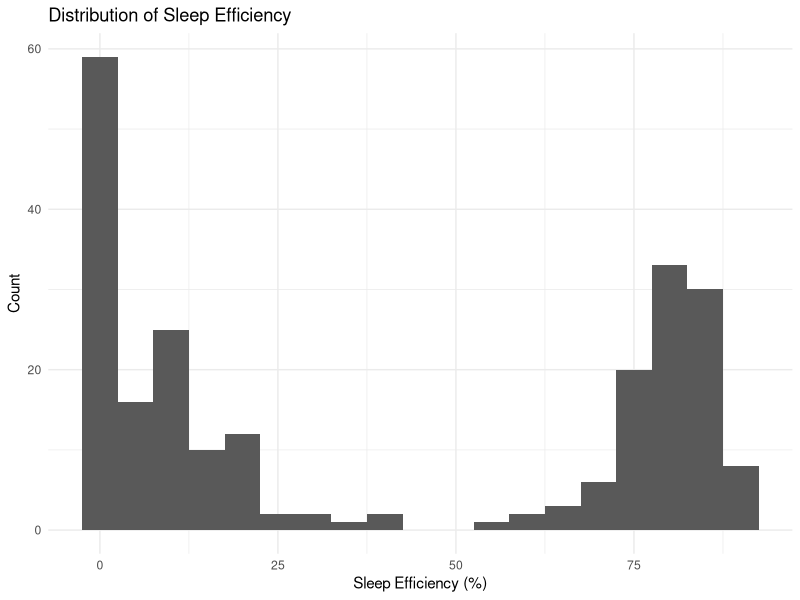
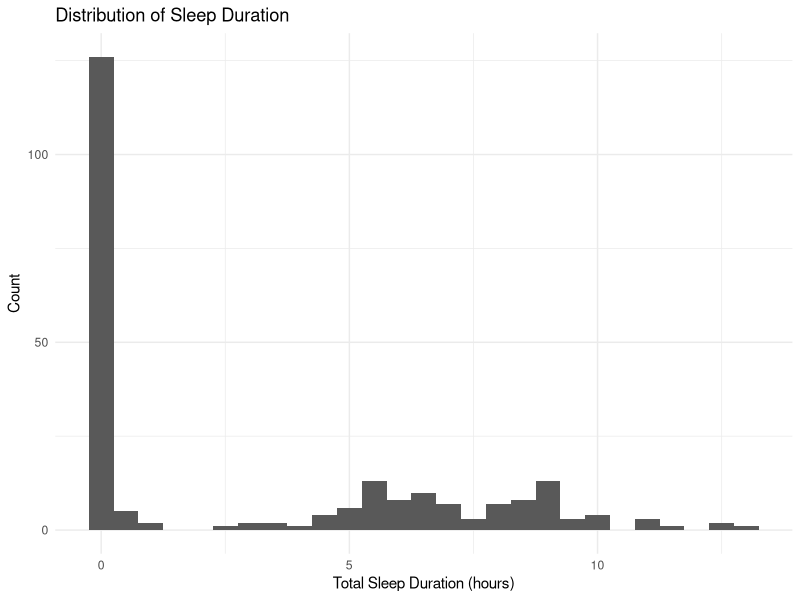
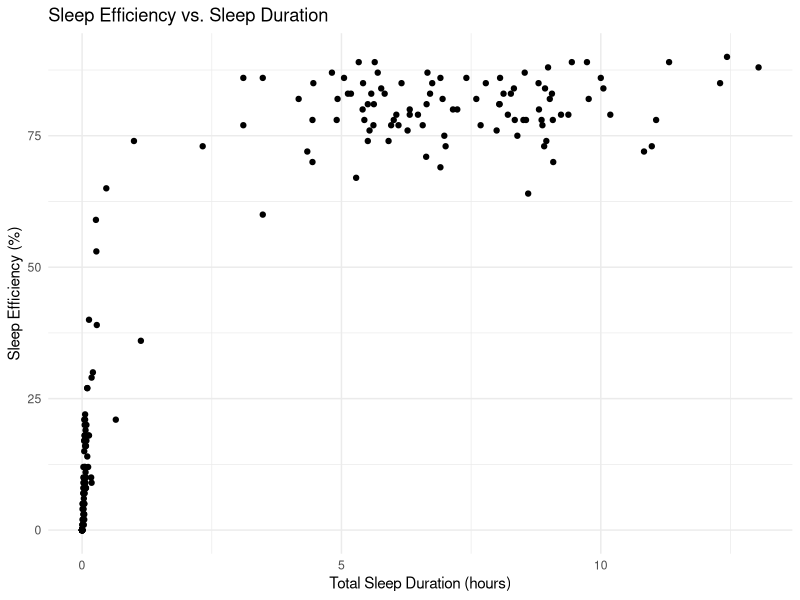
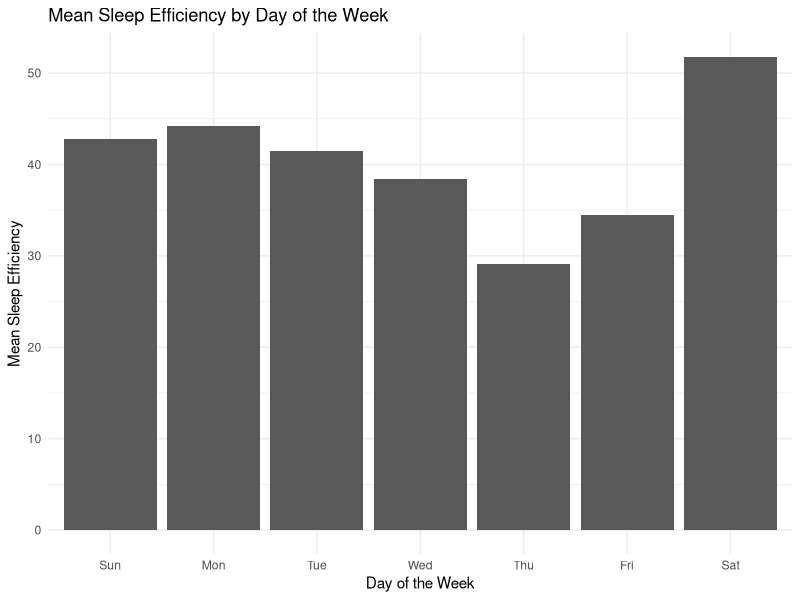
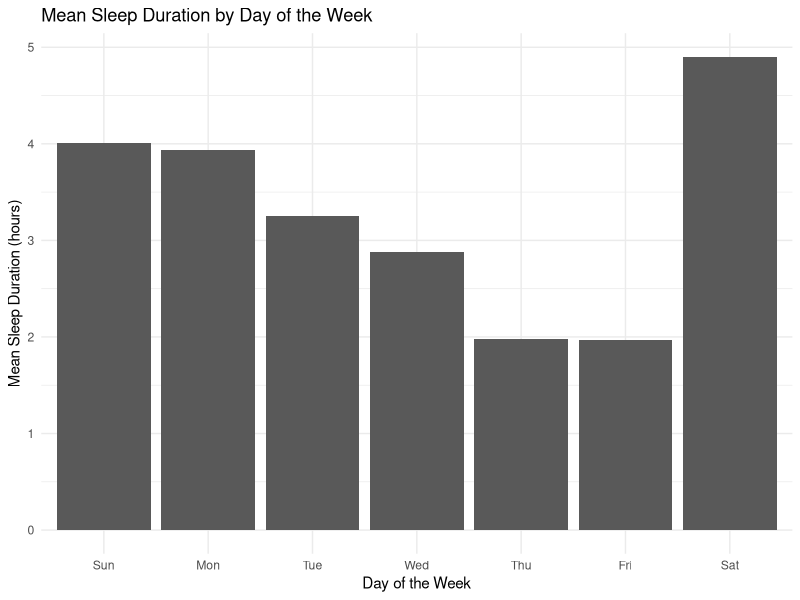
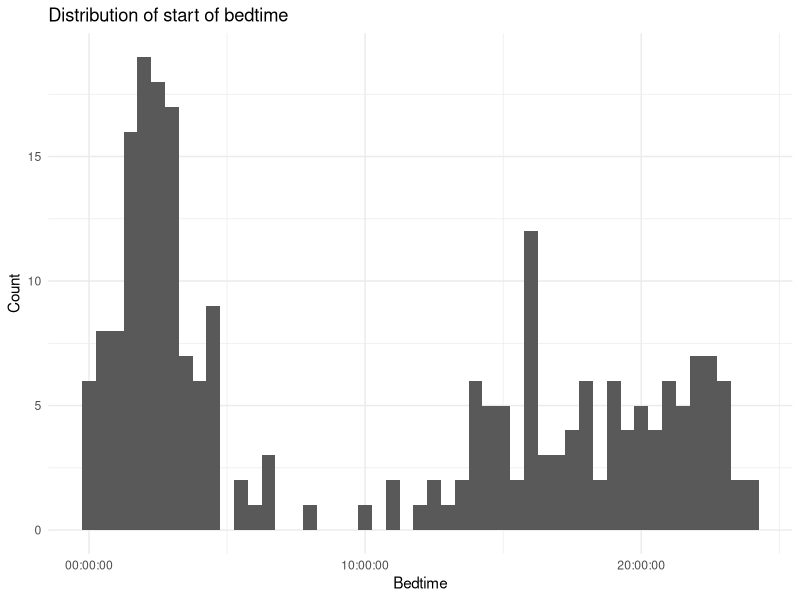
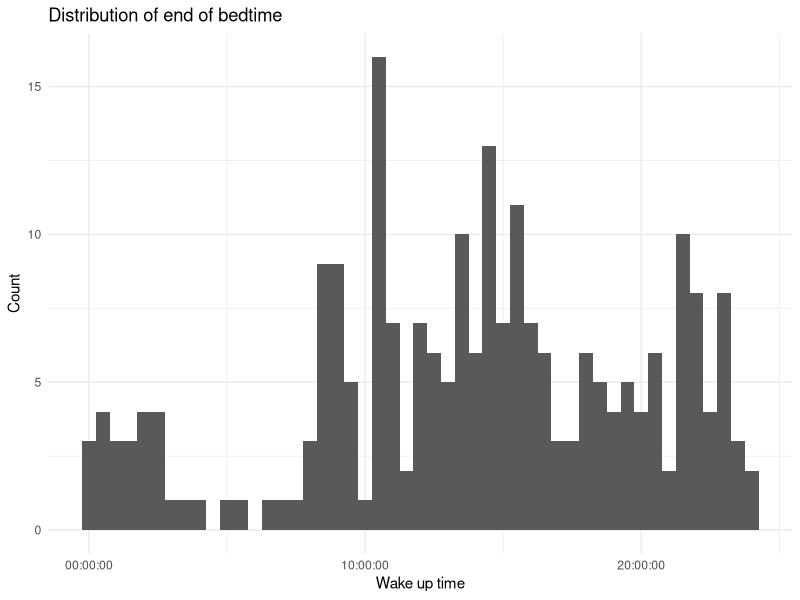
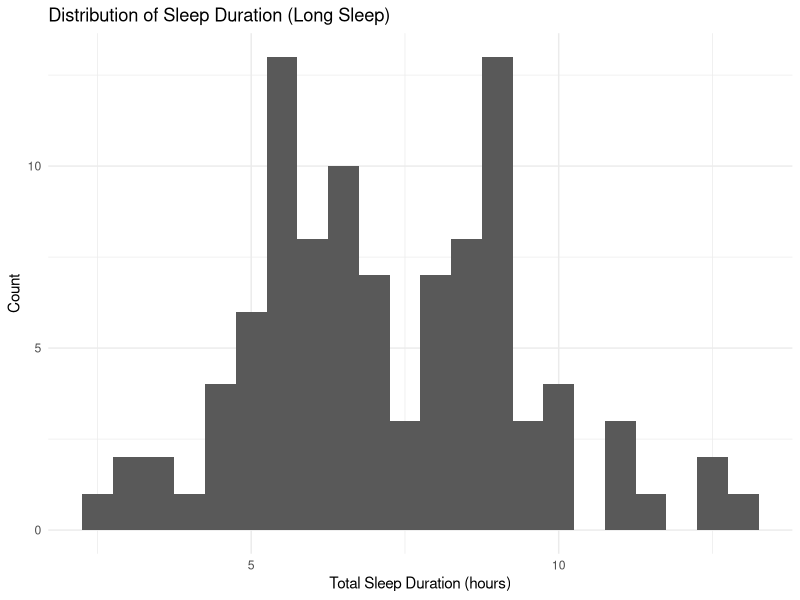

The R script that drew these images, in order: (Note: this script raises an error after producing the figures.)
## ---- chunk 1
knitr::opts_chunk$set(echo = TRUE)
## ---- chunk 2
sleep_dataset <- read.csv("oura_sleep.csv")
View(sleep_dataset)

head(sleep_dataset)

library(tidyverse)
library(lubridate)

## ---- chunk 3
sleep <- sleep_dataset %>%
  mutate(
    bedtime_start = str_extract(bedtime_start, "(?<=T).+"),  # Extract time after "T"
    bedtime_start = str_remove(bedtime_start, "-07:00$"),  # Remove the "-07:00" at the end of the bedtime_start string
    bedtime_start = hms::as_hms(bedtime_start),
    bedtime_end = str_extract(bedtime_end, "(?<=T).+"),  # Extract time after "T"
    bedtime_end = str_remove(bedtime_end, "-07:00$"),  # Remove the "-07:00" at the end of the bedtime_end string
    bedtime_end = hms::as_hms(bedtime_end),
    day_of_week = as.Date(day, format = "%m/%d/%Y") %>% wday(label = TRUE),
    total_sleep_duration = total_sleep_duration/3600,
    deep_sleep_duration = deep_sleep_duration/3600,
    rem_sleep_duration = rem_sleep_duration/3600,
    light_sleep_duration = light_sleep_duration/3600,
    restless_periods = restless_periods/3600,
    awake_time = awake_time/3600
    
  ) 

head(sleep)
View(sleep)

## ---- chunk 4
p1 <- ggplot(sleep, aes(x = efficiency)) +
  geom_histogram(binwidth = 5) +
  labs(title = "Distribution of Sleep Efficiency",
       x = "Sleep Efficiency (%)",
       y = "Count") +
  theme_minimal()

p1

#Exporting plot to png
ggsave("sleep_efficiency_distribution.png", plot = p1, width = 6, height = 4, units = "in", dpi = 300)
## ---- chunk 5
p2 <- ggplot(sleep, aes(x = total_sleep_duration)) +
  geom_histogram(binwidth = 0.5) +
  labs(title = "Distribution of Sleep Duration",
       x = "Total Sleep Duration (hours)",
       y = "Count") +
  theme_minimal()

p2

ggsave("sleep_duration_distribution.png", plot = p2, width = 6, height = 4, units = "in", dpi = 300)
## ---- chunk 6
p3 <- ggplot(sleep, aes(x = total_sleep_duration, y = efficiency)) + 
  geom_point() + 
  labs(title = "Sleep Efficiency vs. Sleep Duration",
       x = "Total Sleep Duration (hours)",
       y = "Sleep Efficiency (%)") +
  theme_minimal()
p3

ggsave("sleep_efficiency_vs_duration.png", plot = p3, width = 6, height = 4, units = "in", dpi = 300)
## ---- chunk 7
mean_efficiency <- sleep|> 
  group_by(day_of_week) |> 
  summarise(mean_efficiency = mean(efficiency))

mean_efficiency

mean_duration  <- sleep |> 
  group_by(day_of_week) |> 
  summarise(mean_duration = mean(total_sleep_duration))

mean_duration
## ---- chunk 8
p4 <- ggplot(mean_efficiency, aes(x = day_of_week, y = mean_efficiency)) +
  geom_bar(stat = "identity") +
  labs(title = "Mean Sleep Efficiency by Day of the Week",
       x = "Day of the Week",
       y = "Mean Sleep Efficiency") +
  theme_minimal()

p4
ggsave("mean_sleep_efficiency_by_day.png", plot = p4, width = 6, height = 4, units = "in", dpi = 300)
## ---- chunk 9
p5 <- ggplot(mean_duration, aes(x = day_of_week, y = mean_duration)) +
  geom_bar(stat = "identity") +
  labs(title = "Mean Sleep Duration by Day of the Week",
       x = "Day of the Week",
       y = "Mean Sleep Duration (hours)") +
  theme_minimal()

p5
ggsave("mean_sleep_duration_by_day.png", plot = p5, width = 6, height = 4, units = "in", dpi = 300)
## ---- chunk 10
p6 <- ggplot(sleep, aes(x = bedtime_start)) +
  geom_histogram(binwidth = 30*60) +
  labs(title = "Distribution of start of bedtime",
       x = "Bedtime",
       y = "Count") +
  theme_minimal()

p6
ggsave("bedtime_start_distribution.png", plot = p6, width = 6, height = 4, units = "in", dpi = 300)
## ---- chunk 11
p7 <- ggplot(sleep, aes(x = bedtime_end)) +
  geom_histogram(binwidth = 30*60) +
  labs(title = "Distribution of end of bedtime",
       x = "Wake up time",
       y = "Count") +
  theme_minimal()
p7
ggsave("bedtime_end_distribution.png", plot = p7, width = 6, height = 4, units = "in", dpi = 300)
## ---- chunk 12
sleep_long <- sleep %>%
  filter(total_sleep_duration > 2)  # Filter out sleep durations less than 2 hours

View(sleep_long)
head(sleep_long)
## ---- chunk 13
sleep_short <- sleep %>%
  filter(total_sleep_duration <= 2) %>%  # Filter out sleep durations less than 2 hours
  group_by(day) %>% #Some days have multiple entries, so need summary stats
  summarise(
    mean_sleep_duration = mean(total_sleep_duration), 
    mean_efficiency = mean(efficiency),
    mean_deep_sleep_duration = mean(deep_sleep_duration),
    mean_rem_sleep_duration = mean(rem_sleep_duration),
    mean_light_sleep_duration = mean(light_sleep_duration),
    mean_restless_periods = mean(restless_periods),
    mean_awake_time = mean(awake_time)
    ) %>%
  mutate(day_of_week = as.Date(day, format = "%m/%d/%Y") %>% wday(label = TRUE)
  )
  
View(sleep_short)
head(sleep_short)
## ---- chunk 14
p8 <- ggplot(sleep_long, aes(x = total_sleep_duration)) +
  geom_histogram(binwidth = 0.5) +
  labs(title = "Distribution of Sleep Duration (Long Sleep)",
       x = "Total Sleep Duration (hours)",
       y = "Count") +
  theme_minimal()
p8
ggsave("sleep_duration_distribution_long.png", plot = p8, width = 6, height = 4, units = "in", dpi = 300)
## ---- chunk 15
p9 <- ggplot(sleep_long, aes(x = efficiency)) +
  geom_histogram(binwidth = 5) +
  labs(title = "Distribution of Sleep Efficiency (Long Sleep)",
       x = "Sleep Efficiency (%)",
       y = "Count") +
  theme_minimal()

p9
ggsave("sleep_efficiency_distribution_long.png", plot = p9, width = 6, height = 4, units = "in", dpi = 300)
## ---- chunk 16
p10 <- ggplot(sleep_long, aes(x = total_sleep_duration, y = efficiency)) + 
  geom_point() + 
  labs(title = "Sleep Efficiency vs. Sleep Duration (Long Sleep)",
       x = "Total Sleep Duration (hours)",
       y = "Sleep Efficiency (%)") +
  theme_minimal()

p10
ggsave("sleep_efficiency_vs_duration_long.png", plot = p10, width = 6, height = 4, units = "in", dpi = 300)
## ---- chunk 17
model_long <- lm(efficiency ~ total_sleep_duration, data = sleep_long)
summary(model_long)
## ---- chunk 18
mean_duration_long  <- sleep_long |> 
  group_by(day_of_week) |> 
  summarise(mean_duration = mean(total_sleep_duration))

mean_duration_long
ggsave("mean_sleep_duration_by_day_long.png", plot = p11, width = 6, height = 4, units = "in", dpi = 300)
## ---- chunk 19
p11 <- ggplot(mean_duration_long, aes(x = day_of_week, y = mean_duration)) +
  geom_bar(stat = "identity") +
  labs(title = "Mean Sleep Duration by Day of the Week (Long Sleep)",
       x = "Day of the Week",
       y = "Mean Sleep Duration (hours)") +
  theme_minimal()

p11
ggsave("mean_sleep_duration_by_day_long.png", plot = p11, width = 6, height = 4, units = "in", dpi = 300)
## ---- chunk 20
mean_efficiency_long <- sleep_long|> 
  group_by(day_of_week) |> 
  summarise(mean_efficiency = mean(efficiency))

mean_efficiency_long
## ---- chunk 21
p12 <- ggplot(mean_efficiency_long, aes(x = day_of_week, y = mean_efficiency)) +
  geom_bar(stat = "identity") +
  labs(title = "Mean Sleep Efficiency by Day of the Week (Long Sleep)",
       x = "Day of the Week",
       y = "Mean Sleep Efficiency") +
  theme_minimal()

p12
ggsave("mean_sleep_efficiency_by_day_long.png", plot = p12, width = 6, height = 4, units = "in", dpi = 300)
## ---- chunk 22
summary_sleep_stages_long <- sleep_long %>%
  summarise(
    mean_deep_sleep_duration = mean(deep_sleep_duration),
    mean_rem_sleep_duration = mean(rem_sleep_duration),
    mean_light_sleep_duration = mean(light_sleep_duration),
    mean_restless_periods = mean(restless_periods),
    mean_awake_time = mean(awake_time)
  ) 

#flip this dataframe
summary_sleep_stages_long <- summary_sleep_stages_long %>%
  pivot_longer(cols = c(mean_deep_sleep_duration, mean_rem_sleep_duration, mean_light_sleep_duration, mean_restless_periods, mean_awake_time),
               names_to = "Sleep Stage",
               values_to = "Duration")

summary_sleep_stages_long
## ---- chunk 23
p13 <- ggplot(summary_sleep_stages_long, aes(x = `Sleep Stage`, y = Duration)) +
  geom_bar(stat = "identity") +
  labs(title = "Mean Duration of Different Sleep Stages (Long Sleep)",
       x = "Sleep Stage",
       y = "Mean Duration (hours)") +
  scale_x_discrete(labels = c("Deep Sleep",
                              "REM Sleep",
                              "Light Sleep",
                              "Restless Periods",
                              "Awake Time")) +  
  theme(axis.text.x = element_text(angle = 45, hjust = 1)) 
  theme_minimal()

p13

ggsave("mean_sleep_stages_long.png", plot = p13, width = 6, height = 4, units = "in", dpi = 300)
## ---- chunk 24
p14 <- ggplot(sleep_short, aes(x = mean_sleep_duration)) +
  geom_histogram(binwidth = 0.1) +
  labs(title = "Distribution of Sleep Duration (Short Sleep)",
       x = "Mean Sleep Duration (hours)",
       y = "Count") +
  theme_minimal()

p14
ggsave("sleep_duration_distribution_short.png", plot = p14, width = 6, height = 4, units = "in", dpi = 300)
## ---- chunk 25
sleep_short_no_sleep <- sleep_short %>%
  filter(mean_sleep_duration <= 0.5)

sleep_short_no_sleep

sleep_long_no_sleep <- sleep_long %>%
  filter(day %in% sleep_short_no_sleep$day)

sleep_long_no_sleep
## ---- chunk 26
p15 <- ggplot(sleep_short, aes(x = mean_efficiency)) +
  geom_histogram(binwidth = 5) +
  labs(title = "Distribution of Sleep Efficiency (Short Sleep)",
       x = "Mean Sleep Efficiency (%)",
       y = "Count") +
  theme_minimal()

p15

ggsave("sleep_efficiency_distribution_short.png", plot = p15, width = 6, height = 4, units = "in", dpi = 300)
## ---- chunk 27
p16 <- ggplot(sleep_short, aes(x = mean_sleep_duration, y = mean_efficiency)) + 
  geom_point() + 
  labs(title = "Sleep Efficiency vs. Sleep Duration (Short Sleep)",
       x = "Mean Sleep Duration (hours)",
       y = "Mean Sleep Efficiency (%)") +
  theme_minimal()

p16
ggsave("sleep_efficiency_vs_duration_short.png", plot = p16, width = 6, height = 4, units = "in", dpi = 300)
## ---- chunk 28
model_short <- lm(mean_efficiency ~ mean_sleep_duration, data = sleep_short)
summary(model_short)
## ---- chunk 29
mean_duration_short  <- sleep_short |> 
  group_by(day_of_week) |> 
  summarise(mean_duration = mean(mean_sleep_duration))

mean_duration_short
## ---- chunk 30
p17 <- ggplot(mean_duration_short, aes(x = day_of_week, y = mean_duration)) +
  geom_bar(stat = "identity") +
  labs(title = "Mean Sleep Duration by Day of the Week (Short Sleep)",
       x = "Day of the Week",
       y = "Mean Sleep Duration (hours)") +
  theme_minimal()

p17

ggsave("mean_sleep_duration_by_day_short.png", plot = p17, width = 6, height = 4, units = "in", dpi = 300)
## ---- chunk 31
mean_efficiency_short <- sleep_short|> 
  group_by(day_of_week) |> 
  summarise(mean_efficiency = mean(mean_efficiency))

mean_efficiency_short
## ---- chunk 32
p18 <- ggplot(mean_efficiency_short, aes(x = day_of_week, y = mean_efficiency)) +
  geom_bar(stat = "identity") +
  labs(title = "Mean Sleep Efficiency by Day of the Week (Short Sleep)",
       x = "Day of the Week",
       y = "Mean Sleep Efficiency") +
  theme_minimal()

p18

ggsave("mean_sleep_efficiency_by_day_short.png", plot = p18, width = 6, height = 4, units = "in", dpi = 300)
## ---- chunk 33
short_sleep_days <- sleep_short %>%
  group_by(day_of_week) %>%
  summarise(count = n())

short_sleep_days

## ---- chunk 34
p19 <- ggplot(short_sleep_days, aes(x = day_of_week, y = count)) +
  geom_bar(stat = "identity") +
  labs(title = "Number of Instances of Short Sleep by Day of the Week",
       x = "Day of the Week",
       y = "Count") +
  theme_minimal()

p19

ggsave("short_sleep_instances_by_day.png", plot = p19, width = 6, height = 4, units = "in", dpi = 300)
## ---- chunk 35
summary_sleep_stages_short <- sleep_short %>%
  summarise(
    mean_deep_sleep_duration = mean(mean_deep_sleep_duration),
    mean_rem_sleep_duration = mean(mean_rem_sleep_duration),
    mean_light_sleep_duration = mean(mean_light_sleep_duration),
    mean_restless_periods = mean(mean_restless_periods),
    mean_awake_time = mean(mean_awake_time)
  )

#Flip this dataframe
summary_sleep_stages_short <- summary_sleep_stages_short %>%
  pivot_longer(cols = c(mean_deep_sleep_duration, mean_rem_sleep_duration, mean_light_sleep_duration, mean_restless_periods, mean_awake_time),
               names_to = "Sleep Stage",
               values_to = "Duration")

summary_sleep_stages_short

## ---- chunk 36
p20 <- ggplot(summary_sleep_stages_short, aes(x = `Sleep Stage`, y = Duration)) +
  geom_bar(stat = "identity") +
  labs(title = "Mean Duration of Different Sleep Stages (Short Sleep)",
       x = "Sleep Stage",
       y = "Mean Duration (hours)") +
  scale_x_discrete(labels = c("Deep Sleep",
                              "REM Sleep",
                              "Light Sleep",
                              "Restless Periods",
                              "Awake Time")) +  
  theme(axis.text.x = element_text(angle = 45, hjust = 1)) +
  theme_minimal()

p20

ggsave("mean_sleep_stages_short.png", plot = p20, width = 6, height = 4, units = "in", dpi = 300)
